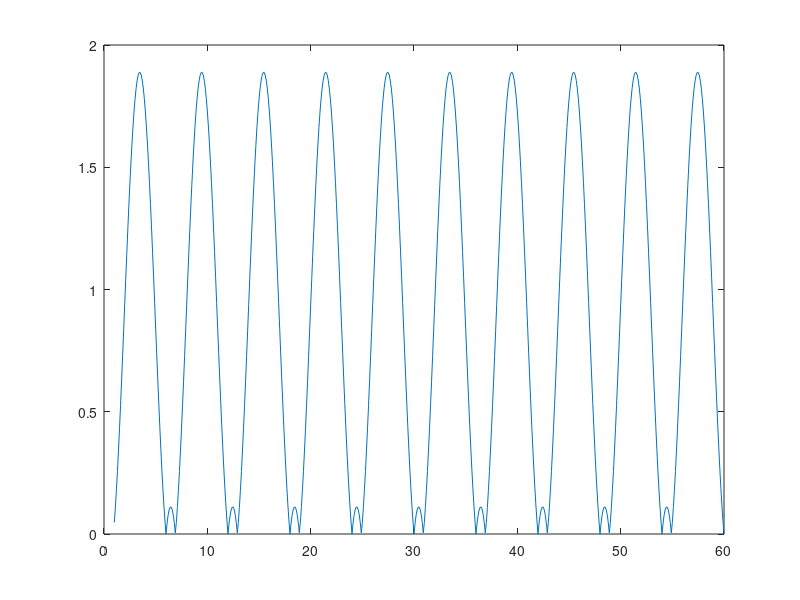

The MATLAB source for this figure:
function prob3
x = 1;
evalRec = @(j, k) sin(x + (j - k)*(pi/3));
compute_eK = @(k) abs(evalRec(1, 0) - evalRec(1, k));

x = (1:0.1:60);
y = compute_eK(x);
plot(x, y)

end
